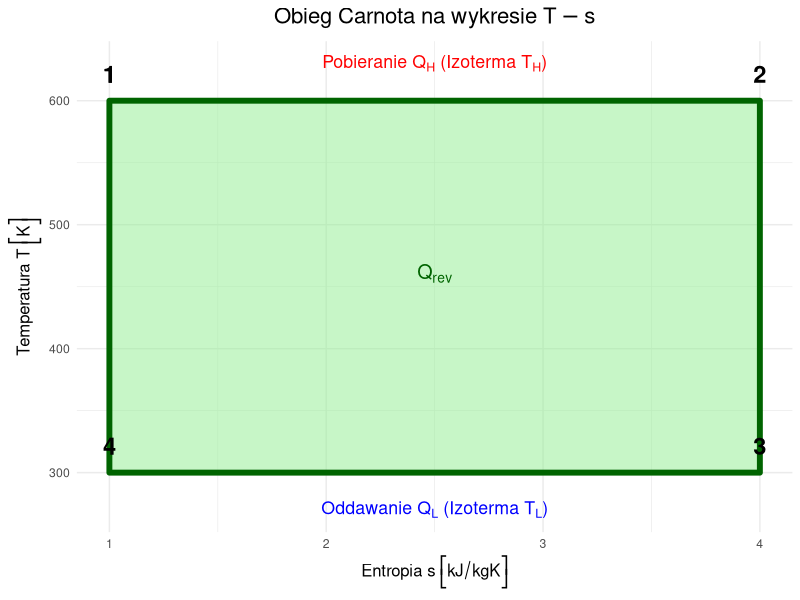

Here is the R script that generated this plot:
## ---- chunk 1
#| echo: false
#| warning: false
#| message: false
library(ggplot2)
theme_set(theme_minimal(base_size = 18))
## ---- chunk 2
#| label: carnot-ts
#| echo: false
#| fig-width: 6
#| fig-height: 5

library(ggplot2)

# Dane do wykresu (bez zmian)
df_carnot <- data.frame(
  s = c(1, 4, 4, 1, 1),
  T = c(600, 600, 300, 300, 600),
  Label = c("1", "2", "3", "4", "1")
)

ggplot(df_carnot, aes(x=s, y=T)) +
  # Obszar cyklu
  # Zmiana: size -> linewidth (nowy standard ggplot2)
  geom_polygon(fill="lightgreen", alpha=0.5, color="darkgreen", linewidth=2) +
  
  # Oznaczenia punktów 1-4
  geom_text(aes(label=Label), vjust=-1, size=6, fontface="bold") +
  
  # --- OPISY Z FORMATOWANIEM MATEMATYCZNYM (parse = TRUE) ---
  
  # 1. Środek (Praca = Ciepło Netto)
  # Używamy atop(), żeby zrobić dwie linijki tekstu matematycznego
  annotate("text", x=2.5, y=450, 
           label = "atop(Q[rev])", 
           fontface="bold", color="darkgreen", size=5, parse=TRUE) +
  
  # 2. Góra (Pobieranie ciepła)
  # 'Text' * Zmienna skleja napis z symbolem
  annotate("text", x=2.5, y=630, 
           label = "'Pobieranie ' * Q[H] * ' (Izoterma ' * T[H] * ')'", 
           color="red", size=4.5, parse=TRUE) +
  
  # 3. Dół (Oddawanie ciepła)
  annotate("text", x=2.5, y=270, 
           label = "'Oddawanie ' * Q[L] * ' (Izoterma ' * T[L] * ')'", 
           color="blue", size=4.5, parse=TRUE) +
  
  # --- ESTETYKA ---
  theme_minimal() +
  # Formatowanie osi z jednostkami w nawiasach
  labs(
    title = expression(paste("Obieg Carnota na wykresie ", T-s)),
    x = expression("Entropia " * s ~ bgroup("[", kJ/kgK, "]")),
    y = expression("Temperatura " * T ~ bgroup("[", K, "]"))
  ) +
  theme(
    plot.title = element_text(hjust = 0.5, face = "bold", size = 16),
    axis.title = element_text(size = 12)
  )
